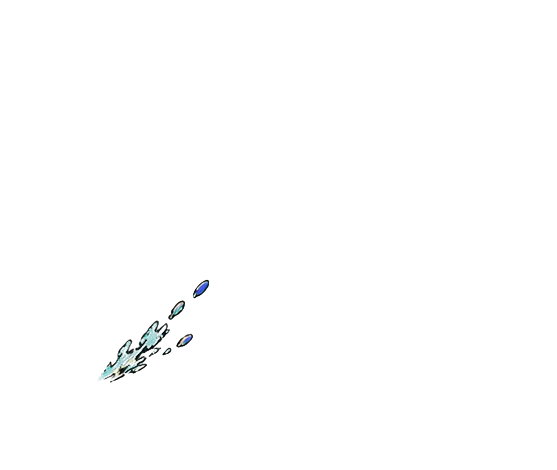
#> input picture public/images/result-effects-v2/hooked-transition-v2/water/frame-00.png, 557 x 470 px, given in place of angler-pull-full.png, which was not available
$ python build-hooked-transition-assets.py
#> lines starting #> are read from the running program, lines starting #| are printed output that depends on the picture; pictures that were not available may be replaced by others from this repository, and a replacement may not be noted
from pathlib import Path

from PIL import Image, ImageDraw, ImageFilter


ROOT = (
    Path(__file__).resolve().parents[1]
    / "public"
    / "images"
    / "result-effects-v2"
    / "hooked-transition-v1"
)


def trim_alpha(
    source: Path,
    destination: Path,
    padding: int = 20,
    contract_alpha: bool = False,
) -> None:
    image = Image.open(source).convert("RGBA")
    if contract_alpha:
        # Remove the final one-pixel chroma fringe without recolouring skin or fabric.
        image.putalpha(image.getchannel("A").filter(ImageFilter.MinFilter(3)))
    bounds = image.getchannel("A").getbbox()
    if bounds is None:
        raise RuntimeError(f"No visible pixels in {source}")
    left, top, right, bottom = bounds
    left = max(0, left - padding)
    top = max(0, top - padding)
    right = min(image.width, right + padding)
    bottom = min(image.height, bottom + padding)
    image.crop((left, top, right, bottom)).save(destination)


def split_grid(source: Path, destination: Path, columns: int, rows: int) -> None:
    image = Image.open(source).convert("RGBA")
    destination.mkdir(parents=True, exist_ok=True)
    frame_index = 0
    for row in range(rows):
        top = round(row * image.height / rows)
        bottom = round((row + 1) * image.height / rows)
        for column in range(columns):
            left = round(column * image.width / columns)
            right = round((column + 1) * image.width / columns)
            frame = image.crop((left, top, right, bottom))
            frame.save(destination / f"frame-{frame_index:02d}.png")
            frame_index += 1


def normalize_line(source: Path, destination: Path) -> None:
    trim_alpha(source, destination, 6)
    image = Image.open(destination).convert("RGBA")
    image.resize((image.width, 14), Image.Resampling.LANCZOS).save(destination)


def alpha_metrics(path: Path) -> tuple[int, int, int, int]:
    image = Image.open(path).convert("RGBA")
    alpha = image.getchannel("A")
    histogram = alpha.histogram()
    visible = sum(histogram[1:])
    partial = sum(histogram[1:255])
    return image.width, image.height, visible, partial


def build_preview() -> None:
    canvas = Image.new("RGB", (1600, 900), "#17111d")
    draw = ImageDraw.Draw(canvas)
    groups = [
        ("water", ROOT / "water", 3, 2, 510, 310),
        ("slash", ROOT / "slash", 2, 2, 760, 310),
    ]
    y_offsets = {"water": 28, "slash": 465}
    for name, folder, columns, rows, cell_w, cell_h in groups:
        draw.text((24, y_offsets[name] - 20), name.upper(), fill="#f4ebcf")
        for index, path in enumerate(sorted(folder.glob("frame-*.png"))):
            frame = Image.open(path).convert("RGBA")
            scale = min(cell_w / frame.width, cell_h / frame.height)
            resized = frame.resize(
                (max(1, round(frame.width * scale)), max(1, round(frame.height * scale))),
                Image.Resampling.LANCZOS,
            )
            column = index % columns
            row = index // columns
            x = 20 + column * (cell_w + 18)
            y = y_offsets[name] + row * (cell_h + 12)
            canvas.paste(resized, (x, y), resized)
    canvas.save(ROOT / "preview-effect-frames.jpg", quality=92)


def main() -> None:
    layers = ROOT / "layers"
    sources = ROOT / "sources"
    trim_alpha(
        layers / "angler-pull-full.png",
        layers / "angler-pull.png",
        24,
        contract_alpha=True,
    )
#> in trim_alpha, image is the input picture: PIL image 557x470 RGBA; mean R, G, B, A 0.5, 0.8, 0.8, 1.3
#> in trim_alpha, `bounds = image.getchannel("A").getbbox()`: bounds = (99, 281, 208, 380)
#> in trim_alpha, `left, top, right, bottom = bounds`: left = 99; top = 281; right = 208; bottom = 380
#> in trim_alpha, `left = max(0, left - padding)`: left = 75
#> in trim_alpha, `top = max(0, top - padding)`: top = 257
#> in trim_alpha, `right = min(image.width, right + padding)`: right = 232
#> in trim_alpha, `bottom = min(image.height, bottom + padding)`: bottom = 404
#> in trim_alpha, `image.crop((left, top, right, bottom)).save(destination)`:
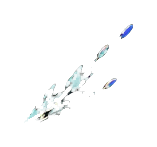
#> saved as angler-pull.png: PIL image 157x147 RGBA; mean R, G, B, A 5.5, 8.5, 8.8, 5.2; transparent parts drawn white
    trim_alpha(layers / "fish-full.png", layers / "fish.png", 24)
#> call 2 of trim_alpha, with padding = 24, contract_alpha = False
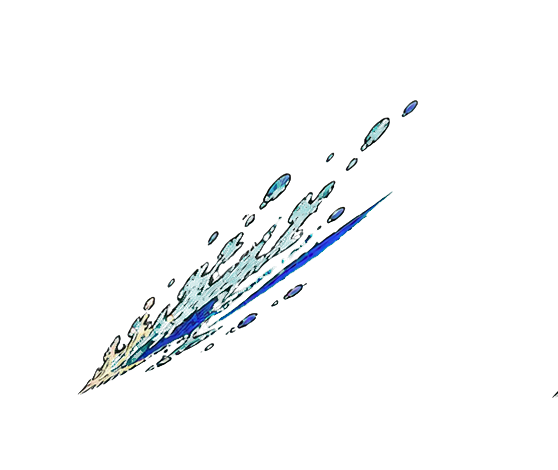
#> input picture public/images/result-effects-v2/hooked-transition-v2/water/frame-01.png, 558 x 470 px, given in place of fish-full.png, which was not available
#> in trim_alpha, image is the input picture: PIL image 558x470 RGBA; mean R, G, B, A 3, 5.1, 5.9, 8.8
#> in trim_alpha (call 2), `bounds = image.getchannel("A").getbbox()`: bounds = (77, 100, 558, 398)
#> in trim_alpha (call 2), `left, top, right, bottom = bounds`: left = 77; top = 100; right = 558; bottom = 398
#> in trim_alpha (call 2), `left = max(0, left - padding)`: left = 53
#> in trim_alpha (call 2), `top = max(0, top - padding)`: top = 76
#> in trim_alpha (call 2), `bottom = min(image.height, bottom + padding)`: bottom = 422
#> in trim_alpha (call 2), `image.crop((left, top, right, bottom)).save(destination)`:
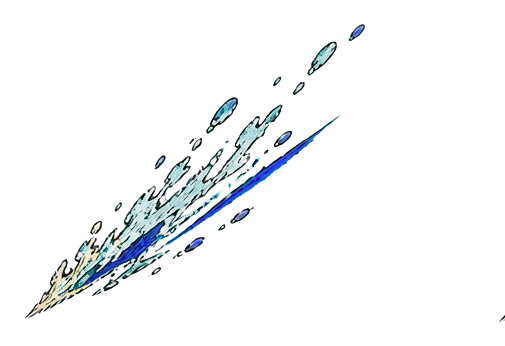
#> saved as fish.png: PIL image 505x346 RGBA; mean R, G, B, A 4.5, 7.7, 8.8, 13.2; transparent parts drawn white
    normalize_line(layers / "line-full.png", layers / "line.png")
#> call 3 of trim_alpha, with padding = 6, contract_alpha = False
#> in trim_alpha (call 3), `left, top, right, bottom = bounds`: left = 77; top = 100; bottom = 398
#> in trim_alpha (call 3), `left = max(0, left - padding)`: left = 71
#> in trim_alpha (call 3), `top = max(0, top - padding)`: top = 94
#> in trim_alpha (call 3), `bottom = min(image.height, bottom + padding)`: bottom = 404
#> in trim_alpha (call 3), `image.crop((left, top, right, bottom)).save(destination)`:
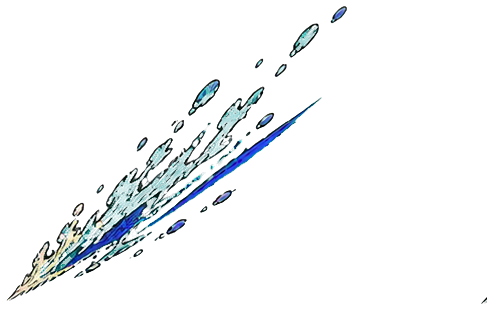
#> saved as line.png: PIL image 487x310 RGBA; mean R, G, B, A 5.2, 8.9, 10.2, 15.2; transparent parts drawn white
    split_grid(sources / "water-six-frame-alpha.png", ROOT / "water", 3, 2)
    split_grid(sources / "slash-four-frame-alpha.png", ROOT / "slash", 2, 2)
    build_preview()

    for path in [
        layers / "angler-pull.png",
        layers / "fish.png",
        layers / "line.png",
        *sorted((ROOT / "water").glob("frame-*.png")),
        *sorted((ROOT / "slash").glob("frame-*.png")),
    ]:
        width, height, visible, partial = alpha_metrics(path)
        print(
            f"{path.relative_to(ROOT)} {width}x{height} "
            f"visible={visible} partial={partial}"
        )


if __name__ == "__main__":
#> (the run stopped early here; a loop or call above may not have finished)
